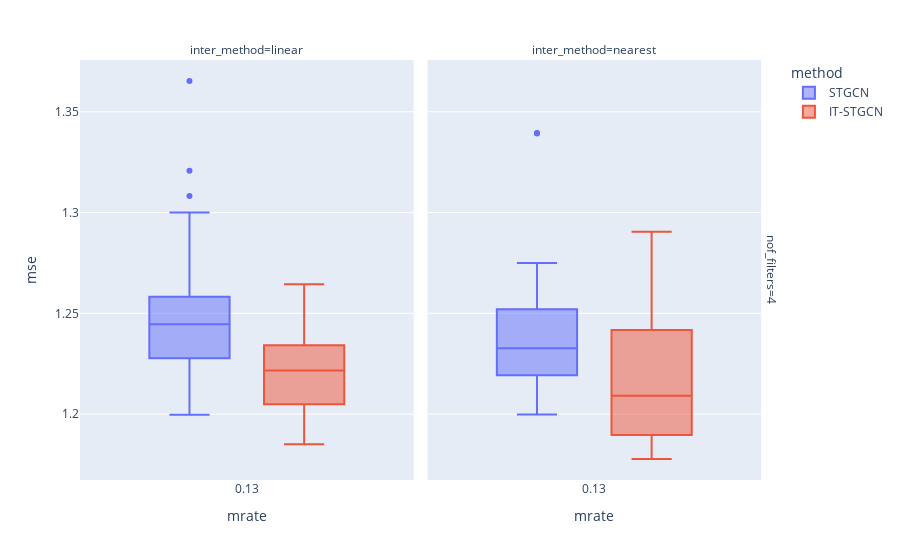

The notebook cell saved with this chart:
### Markdown cell above
## Block

### Code cell
data.query("method!='GNAR' and mtype =='block' ").plot.box(backend='plotly',x='mrate',color='method',y='mse',facet_col='inter_method',facet_row='nof_filters',height=600)

### Figure 1 — Plotly figure (JSON) as saved in the notebook; plotly's stock layout.template omitted (floating-point values rounded to 4 significant figures)
{"data": [{"alignmentgroup": "True", "hovertemplate": "method=STGCN<br>nof_filters=4<br>inter_method=linear<br>mrate=%{x}<br>mse=%{y}<extra></extra>", "legendgroup": "STGCN", "marker": {"color": "#636efa"}, "name": "STGCN", "notched": false, "offsetgroup": "STGCN", "orientation": "v", "showlegend": true, "type": "box", "x": [0.125, 0.125, 0.125, 0.125, 0.125, 0.125, 0.125, 0.125, 0.125, 0.125, 0.125, 0.125, 0.125, 0.125, 0.125, 0.125, 0.125, 0.125, 0.125, 0.125, 0.125, 0.125, 0.125, 0.125, 0.125, 0.125, 0.125, 0.125, 0.125, 0.125], "x0": " ", "xaxis": "x", "y": [1.225, 1.281, 1.248, 1.217, 1.203, 1.233, 1.22, 1.232, 1.229, 1.308, 1.278, 1.3, 1.207, 1.244, 1.258, 1.257, 1.24, 1.254, 1.23, 1.25, 1.2, 1.254, 1.365, 1.223, 1.241, 1.321, 1.228, 1.245, 1.248, 1.283], "y0": " ", "yaxis": "y"}, {"alignmentgroup": "True", "hovertemplate": "method=STGCN<br>nof_filters=4<br>inter_method=nearest<br>mrate=%{x}<br>mse=%{y}<extra></extra>", "legendgroup": "STGCN", "marker": {"color": "#636efa"}, "name": "STGCN", "notched": false, "offsetgroup": "STGCN", "orientation": "v", "showlegend": false, "type": "box", "x": [0.125, 0.125, 0.125, 0.125, 0.125, 0.125, 0.125, 0.125, 0.125, 0.125, 0.125, 0.125, 0.125, 0.125, 0.125, 0.125, 0.125, 0.125, 0.125, 0.125, 0.125, 0.125, 0.125, 0.125, 0.125, 0.125, 0.125, 0.125, 0.125, 0.125], "x0": " ", "xaxis": "x2", "y": [1.24, 1.253, 1.2, 1.245, 1.22, 1.205, 1.252, 1.213, 1.225, 1.201, 1.339, 1.249, 1.238, 1.257, 1.202, 1.226, 1.227, 1.275, 1.206, 1.223, 1.219, 1.247, 1.219, 1.339, 1.273, 1.254, 1.225, 1.223, 1.244, 1.246], "y0": " ", "yaxis": "y2"}, {"alignmentgroup": "True", "hovertemplate": "method=IT-STGCN<br>nof_filters=4<br>inter_method=linear<br>mrate=%{x}<br>mse=%{y}<extra></extra>", "legendgroup": "IT-STGCN", "marker": {"color": "#EF553B"}, "name": "IT-STGCN", "notched": false, "offsetgroup": "IT-STGCN", "orientation": "v", "showlegend": true, "type": "box", "x": [0.125, 0.125, 0.125, 0.125, 0.125, 0.125, 0.125, 0.125, 0.125, 0.125, 0.125, 0.125, 0.125, 0.125, 0.125, 0.125, 0.125, 0.125, 0.125, 0.125, 0.125, 0.125, 0.125, 0.125, 0.125, 0.125, 0.125, 0.125, 0.125, 0.125], "x0": " ", "xaxis": "x", "y": [1.221, 1.205, 1.217, 1.199, 1.226, 1.264, 1.199, 1.236, 1.205, 1.262, 1.223, 1.248, 1.215, 1.185, 1.23, 1.225, 1.2, 1.237, 1.236, 1.225, 1.217, 1.195, 1.235, 1.234, 1.201, 1.191, 1.224, 1.206, 1.225, 1.214], "y0": " ", "yaxis": "y"}, {"alignmentgroup": "True", "hovertemplate": "method=IT-STGCN<br>nof_filters=4<br>inter_method=nearest<br>mrate=%{x}<br>mse=%{y}<extra></extra>", "legendgroup": "IT-STGCN", "marker": {"color": "#EF553B"}, "name": "IT-STGCN", "notched": false, "offsetgroup": "IT-STGCN", "orientation": "v", "showlegend": false, "type": "box", "x": [0.125, 0.125, 0.125, 0.125, 0.125, 0.125, 0.125, 0.125, 0.125, 0.125, 0.125, 0.125, 0.125, 0.125, 0.125, 0.125, 0.125, 0.125, 0.125, 0.125, 0.125, 0.125, 0.125, 0.125, 0.125, 0.125, 0.125, 0.125, 0.125, 0.125], "x0": " ", "xaxis": "x2", "y": [1.186, 1.262, 1.227, 1.243, 1.192, 1.184, 1.178, 1.253, 1.19, 1.201, 1.212, 1.209, 1.242, 1.238, 1.225, 1.29, 1.183, 1.195, 1.19, 1.2, 1.203, 1.253, 1.223, 1.259, 1.21, 1.188, 1.189, 1.246, 1.186, 1.213], "y0": " ", "yaxis": "y2"}], "layout": {"annotations": [{"font": {}, "showarrow": false, "text": "inter_method=linear", "x": 0.24, "xanchor": "center", "xref": "paper", "y": 1, "yanchor": "bottom", "yref": "paper"}, {"font": {}, "showarrow": false, "text": "inter_method=nearest", "x": 0.74, "xanchor": "center", "xref": "paper", "y": 1, "yanchor": "bottom", "yref": "paper"}, {"font": {}, "showarrow": false, "text": "nof_filters=4", "textangle": 90, "x": 0.98, "xanchor": "left", "xref": "paper", "y": 0.5, "yanchor": "middle", "yref": "paper"}], "autosize": true, "boxmode": "group", "legend": {"title": {"text": "method"}, "tracegroupgap": 0}, "margin": {"t": 60}, "xaxis": {"anchor": "y", "autorange": true, "domain": [0, 0.48], "range": [-0.379, 0.629], "title": {"text": "mrate"}, "type": "linear"}, "xaxis2": {"anchor": "y2", "autorange": true, "domain": [0.5, 0.98], "matches": "x", "range": [-0.379, 0.629], "title": {"text": "mrate"}, "type": "linear"}, "yaxis": {"anchor": "x", "autorange": true, "domain": [0, 1], "range": [1.167, 1.376], "title": {"text": "mse"}, "type": "linear"}, "yaxis2": {"anchor": "x2", "autorange": true, "domain": [0, 1], "matches": "y", "range": [1.167, 1.376], "showticklabels": false, "type": "linear"}}}
